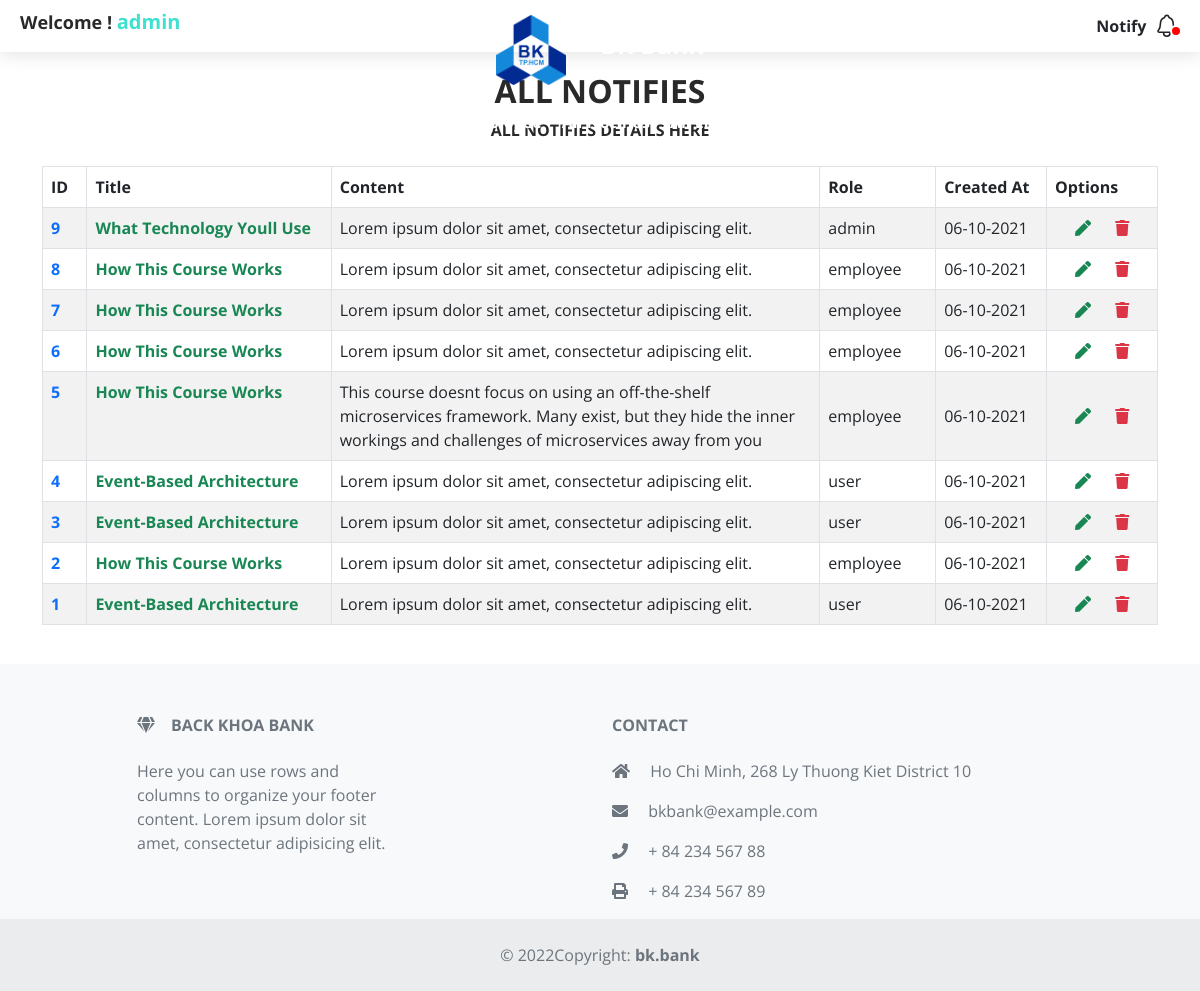
The app's page /pages/Notifies.php (signed in), older data.
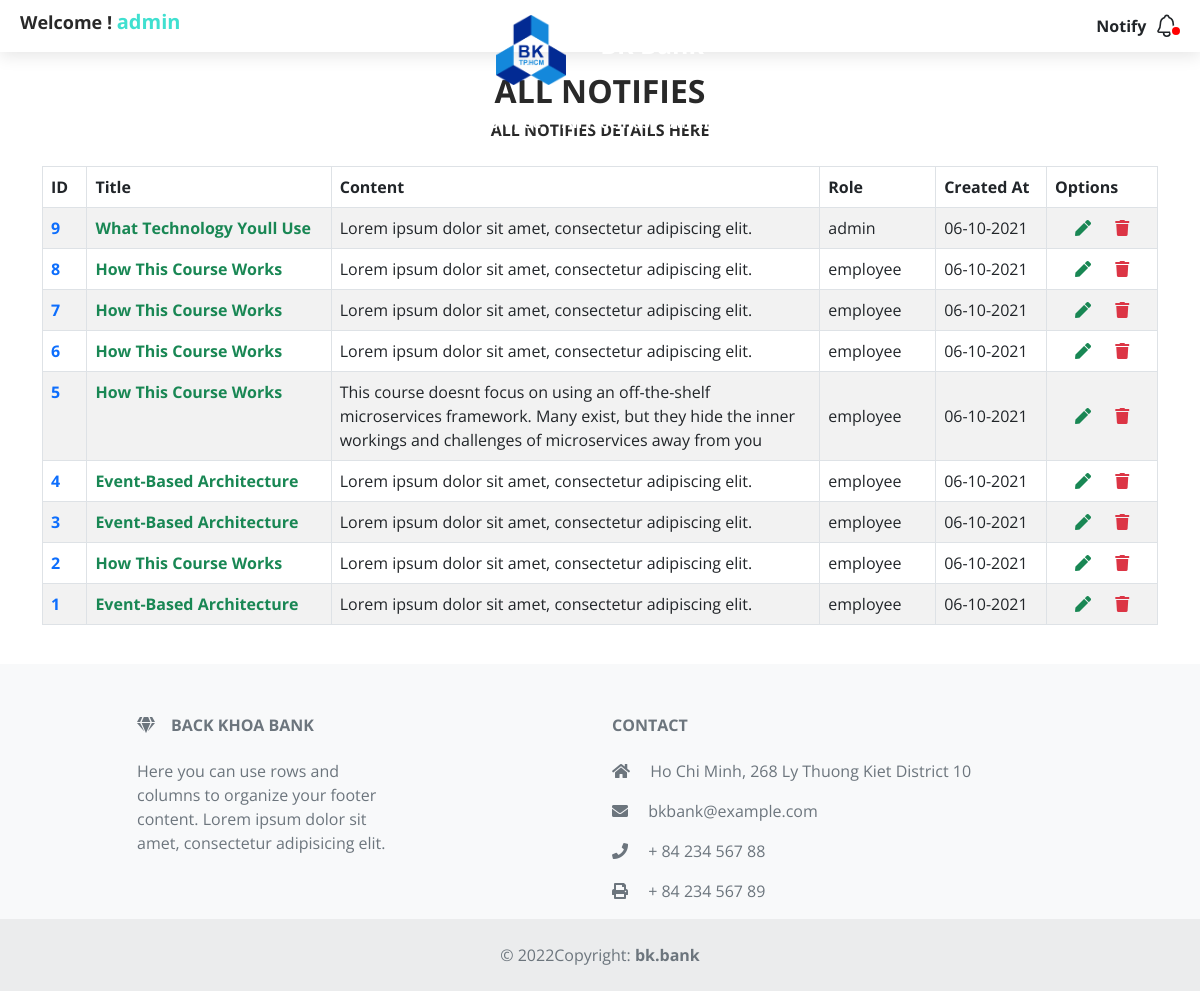
The same page, newer data.
### tables this page shows
CREATE TABLE
    `notify` (
        `id` int(11) NOT NULL PRIMARY KEY AUTO_INCREMENT,
        `title` varchar(255) NOT NULL,
        `role` enum('admin', 'employee') NOT NULL DEFAULT 'employee',
        `content` varchar(255) NOT NULL,
        `created_At` timestamp NOT NULL DEFAULT current_timestamp() ON UPDATE current_timestamp()
    );

### pages/Notifies.php (the view, shortened to what this page needs)
<?php
    include '../components/Navigation__Bar.php';
        $sql = mysqli_query($con,"SELECT * FROM notify ORDER BY id DESC");
?>
        <?php include '../components/User_Name.php' ?>
        <div class="container" id="display_record">
            <div class="row text-center">
                <h2>All Notifies</h2>
                <p>All Notifies Details Here</p>
            </div>
            <div class="table-responsive mt-2">
                <table class="table table-striped table-hover table-bordered">
                    <thead>
                        <tr>
                            <th width="2%" scope="col">ID</th>
                            <th width="15%" scope="col">Title</th>
                            <th width="30%" scope="col">Content</th>
                            <th width="5%" scope="col">Role</th>
                            <th width="6%" scope="col">Created At </th>
                            <th width="6%" scope="col">Options</th>
                        </tr>
                    </thead>
                    <tbody>
                        <?php
                            while ($row = mysqli_fetch_assoc($sql)){
                        ?>
                            <tr>
                                <th scope="row" class="text-primary"><?php echo $row['id']?></th>
                                <th scope="row" class="text-success"><?php echo  $row['title']?></th>
                                <td style="vertical-align:middle;"><?php echo $row['content']?></td>
                                <td style="vertical-align:middle;"><?php echo $row['role']?></td>
                                <td style="vertical-align:middle;">
                                    <?php
                                        $dateStr=strtotime($row['created_At']);
                                        echo date('d-m-Y',$dateStr);
                                    ?>
                                </td>
                                <td class="" style="min-height:100%;text-align: center;justify-content:center;align-self:center;vertical-align:middle;">
                                    <a href="New__Notify.php?type=n&id=<?php echo $row['id']?>&option=edit"><i class="fas fa-pen text-success"></i></a>
                                    <a href="?type=n&id=<?php echo $row['id']?>&option=delete"><i class="fas fa-trash text-danger" style="margin-left:20px"></i></a>
                                </td>
                            </tr>
                        <?php } ?>
                    </tbody>
                </table>
            </div>
        </div>
<?php
    include '../components/Footer.php';
?>

### components/Top.php (shortened to what this page needs)
<!DOCTYPE html>
<html lang="en" stype="height:100%" position:relative>
<head>
  <link rel="stylesheet" href="https://pro.fontawesome.com/releases/v5.10.0/css/all.css"
 />
  <link href="https://cdn.jsdelivr.net/npm/bootstrap@5.0.2/dist/css/bootstrap.min.css" rel="stylesheet"
>
  <link rel="stylesheet" href="<?php echo SITE__PATH; ?>/style/style.css">
  <link rel="stylesheet" href="<?php echo SITE__PATH; ?>/style/notify.css">
  <link rel="stylesheet" href="<?php echo SITE__PATH; ?>/style/queries.css">
</head>
<body >

### components/Navigation__Bar.php (shortened to what this page needs)
<?php
    include 'Top.php';
        $nav_id = 'navbar';
?>
<div class="container-fluid" style="z-index: 200;" id="<?php echo $nav_id; ?>">
  <nav class="d-flex">
    <div class="nav__brand">
      <a href="<?php echo SITE__PATH; ?>/index.php?type=home"><img src="<?php echo SITE__PATH; ?>/assets/BK-logo.webp"
          alt="logo" />
        <span>BK Bank </span></a>
    </div>
    <div class="nav__menu">
      <ul class="d-flex" >
        <?php
                       if(!isset($_SESSION['IS_LOGGIN'])){
                    ?>
        <li>
          <a href="<?php echo SITE__PATH; ?>/index.php">Home</a>
        </li>
        <li>
          <a href="<?php echo SITE__PATH; ?>/pages/Login.php?type=n">Login</a>
        </li>
        <?php }else {?>
        <?php if($_SESSION['ROLE'] == 0){ ?>
        <li>
          <a href="<?php echo SITE__PATH; ?>/pages/Dashboard.php?type=n">Dashboard</a>
        </li>
        <li>
          <a href="<?php echo SITE__PATH; ?>/pages/New__Notify.php?type=n">Add Notify</a>
        </li>
        <li>
          <a href="<?php echo SITE__PATH; ?>/pages/New__Employe.php?type=n">Add Employee</a>
        </li>
        <li>
          <a href="<?php echo SITE__PATH; ?>/pages/Notifies.php?type=n">All Notifies</a>
        </li>
        <li>
          <a href="<?php echo SITE__PATH; ?>/pages/Employes_Detailes.php?type=n">All Employees</a>
        </li>
        <li>
            <a href="<?php echo SITE__PATH; ?>/pages/Change_Password.php?type=n">Change Password</a>
        </li>
        <li>
          <a href="<?php echo SITE__PATH; ?>/components/Logout.php">Logout</a>
        </li>
        <?php } ?>
        <?php } ?>
      </ul>
    </div>
  </nav>
</div>

### components/User_Name.php (shortened to what this page needs)
<div class='container-fluid' id='user_name'>
  <div class='row'>
    <div class='col-8'>
      <h3>Welcome ! <span><?php echo $_SESSION['USER_NAME']; ?></span></h3>
    </div>
    <div class='col-4 notify-container'>
      <div class='notify-header'>
        <div>
          Notify
        </div>
        <ion-icon style='font-size: 1.6rem;' name='notifications-outline'></ion-icon>
      </div>
    </div>
  </div>
</div>

### components/Footer.php (shortened to what this page needs)
    <footer class="text-center text-lg-start bg-light text-muted pt-1 mt-5" style="position:absolute; width:100%; bottom:0">
    <section class="">
        <div class="container text-center text-md-start mt-5">
        <div class="row mt-3">
            <div class="col-md-3 col-lg-4 col-xl-3 mx-auto mb-4">
            <h6 class="text-uppercase fw-bold mb-4">
                <i class="fas fa-gem me-3"></i>Back Khoa Bank
            </h6>
            <p>
                Here you can use rows and columns to organize your footer content. Lorem ipsum
                dolor sit amet, consectetur adipisicing elit.
            </p>
            </div>
            <div class="col-md-8 col-lg-8 col-xl-5 mx-auto mb-md-0 mb-8">
            <h6 class="text-uppercase fw-bold mb-4">Contact</h6>
            <p><i class="fas fa-home me-3"></i> Ho Chi Minh, 268 Ly Thuong Kiet District 10</p>
            <p>
                <i class="fas fa-envelope me-3"></i>
                bkbank@example.com
            </p>
            <p><i class="fas fa-phone me-3"></i> + 84 234 567 88</p>
            <p><i class="fas fa-print me-3"></i> + 84 234 567 89</p>
            </div>
        </div>
        </div>
    </section>
    <div class="text-center p-4" style="background-color: rgba(0, 0, 0, 0.05);">
        © 2022Copyright:
        <a class="text-reset fw-bold" href="https://mdbootstrap.com/">bk.bank</a>
    </footer>
</body>
</html>

### style/style.css (style rules this page uses)
* { padding: 0; margin: 0; box-sizing: border-box; }
body { font-family: 'Open Sans', sans-serif; background-color: #FFFFFF; min-height:100vh; display:block;position:relative; }
body::after { margin-top:20px; height: 330px; content: ''; display: block; }
:root { --heading__color:#292929; --subheading__color:#007bff; --tab__bg:#377dff; --log__color:#40E0D0; --tab_nav_color:#fff; --box__shadow: 0 4px 16px rgb(0 0 0 / 10%); }
a { text-decoration: none; color: inherit; }
ul { list-style-type: none; }
#navbar { position: absolute; top:0; width: 100%; }
nav { justify-content:space-between; align-items:center; }
nav .nav__brand img { width: 70px; height: 100px; object-fit: contain; }
nav .nav__brand span { font-weight:bold; font-size: 25px; color: white; margin-left: 30px; }
nav .nav__menu ul { justify-content: space-evenly; align-items: center; }
nav .nav__menu ul li { margin: 10px 10px 0px 10px; }
nav .nav__menu ul li a { font-weight:bold; color: var( --tab_nav_color); transition: all 0.3s ease-in-out; }
@media (max-width:1200px) { nav { flex-direction: column; } }
#user_name { padding:10px 20px; background-color: var(--tab_nav_color); box-shadow: var(--box__shadow); }
#user_name h3 { color:var(--heading__color); font-weight:bold; font-size:18px; }
#user_name h3 span { color:var(--log__color); font-size:20px; }
#display_record h2, #display_record p { color:var(--heading__color); font-weight:bold; text-transform:uppercase; }
#display_record { margin-top:20px; }

### style/notify.css (style rules this page uses)
.notify-container { position: relative; display: flex; justify-content: end; }
.notify-header { position: relative; font-weight: bold; display: flex; gap: 0.5rem; align-items: center; font-size: 1rem; cursor: pointer; transition: 0.25s all; }
.bell-icon { position: relative; }
.bell-icon::before { position: absolute; bottom: 2px; right: -2px; border-radius: 999px; border: 2px solid white; content: ""; padding: 0.25rem; background-color: red; }

Row changes from the older to the newer data that the page shows:
changed notify id 4: role "user" → "employee"
changed notify id 3: role "user" → "employee"
changed notify id 1: role "user" → "employee"
